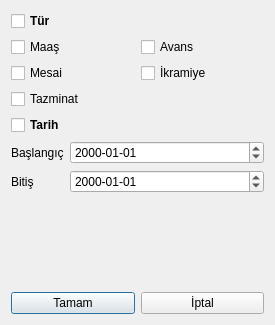
<?xml version="1.0" encoding="UTF-8"?>
<ui version="4.0">
 <class>kistasmaas</class>
 <widget class="QDialog" name="kistasmaas">
  <property name="geometry">
   <rect>
    <x>0</x>
    <y>0</y>
    <width>275</width>
    <height>325</height>
   </rect>
  </property>
  <property name="windowTitle">
   <string>Dialog</string>
  </property>
  <layout class="QGridLayout" name="gridLayout_3">
   <item row="0" column="0" colspan="2">
    <layout class="QFormLayout" name="formLayout">
     <property name="fieldGrowthPolicy">
      <enum>QFormLayout::AllNonFixedFieldsGrow</enum>
     </property>
     <item row="0" column="0" colspan="2">
      <layout class="QGridLayout" name="gridLayout">
       <item row="0" column="0" colspan="2">
        <widget class="QCheckBox" name="cbTur">
         <property name="font">
          <font>
           <weight>75</weight>
           <bold>true</bold>
          </font>
         </property>
         <property name="text">
          <string>Tür</string>
         </property>
        </widget>
       </item>
       <item row="1" column="0">
        <widget class="QCheckBox" name="cbTurMaas">
         <property name="text">
          <string>Maaş</string>
         </property>
        </widget>
       </item>
       <item row="1" column="1">
        <widget class="QCheckBox" name="cbTurAvans">
         <property name="text">
          <string>Avans</string>
         </property>
        </widget>
       </item>
       <item row="2" column="0">
        <widget class="QCheckBox" name="cbTurMesai">
         <property name="text">
          <string>Mesai</string>
         </property>
        </widget>
       </item>
       <item row="2" column="1">
        <widget class="QCheckBox" name="cbTurIkramiye">
         <property name="text">
          <string>İkramiye</string>
         </property>
        </widget>
       </item>
       <item row="3" column="0">
        <widget class="QCheckBox" name="cbTurTazminat">
         <property name="text">
          <string>Tazminat</string>
         </property>
        </widget>
       </item>
      </layout>
     </item>
     <item row="1" column="0" colspan="2">
      <layout class="QGridLayout" name="gridLayout_2">
       <item row="0" column="0" colspan="2">
        <widget class="QCheckBox" name="cbTarih">
         <property name="font">
          <font>
           <weight>75</weight>
           <bold>true</bold>
          </font>
         </property>
         <property name="text">
          <string>Tarih</string>
         </property>
        </widget>
       </item>
       <item row="1" column="0">
        <widget class="QLabel" name="lblTarihBaslangic">
         <property name="sizePolicy">
          <sizepolicy hsizetype="Maximum" vsizetype="Preferred">
           <horstretch>0</horstretch>
           <verstretch>0</verstretch>
          </sizepolicy>
         </property>
         <property name="text">
          <string>Başlangıç</string>
         </property>
        </widget>
       </item>
       <item row="2" column="0">
        <widget class="QLabel" name="lblTarihBitis">
         <property name="sizePolicy">
          <sizepolicy hsizetype="Maximum" vsizetype="Preferred">
           <horstretch>0</horstretch>
           <verstretch>0</verstretch>
          </sizepolicy>
         </property>
         <property name="text">
          <string>Bitiş</string>
         </property>
        </widget>
       </item>
       <item row="1" column="1">
        <widget class="QDateEdit" name="dtBaslangic">
         <property name="displayFormat">
          <string>yyyy-MM-dd</string>
         </property>
        </widget>
       </item>
       <item row="2" column="1">
        <widget class="QDateEdit" name="dtBitis">
         <property name="displayFormat">
          <string>yyyy-MM-dd</string>
         </property>
        </widget>
       </item>
      </layout>
     </item>
    </layout>
   </item>
   <item row="1" column="0">
    <widget class="QPushButton" name="btnTamam">
     <property name="text">
      <string>Tamam</string>
     </property>
    </widget>
   </item>
   <item row="1" column="1">
    <widget class="QPushButton" name="btnIptal">
     <property name="text">
      <string>İptal</string>
     </property>
    </widget>
   </item>
  </layout>
 </widget>
 <resources/>
 <connections/>
</ui>
